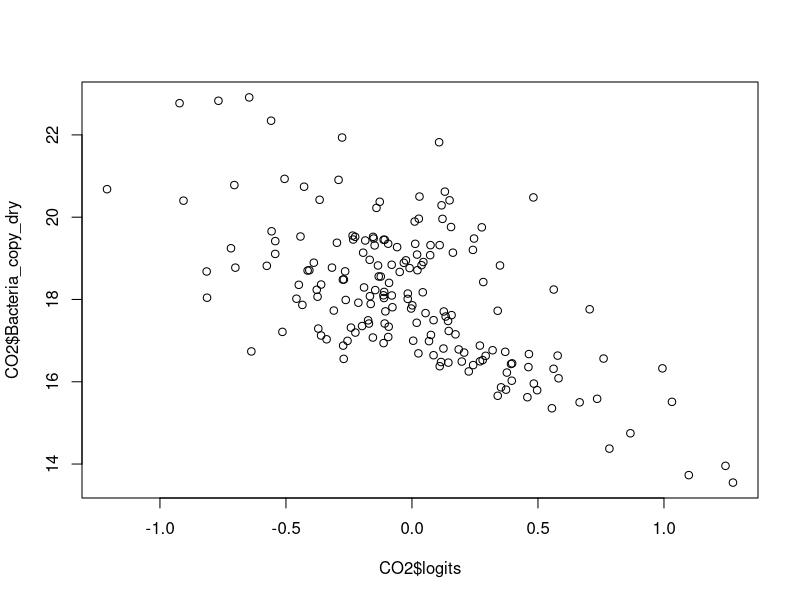
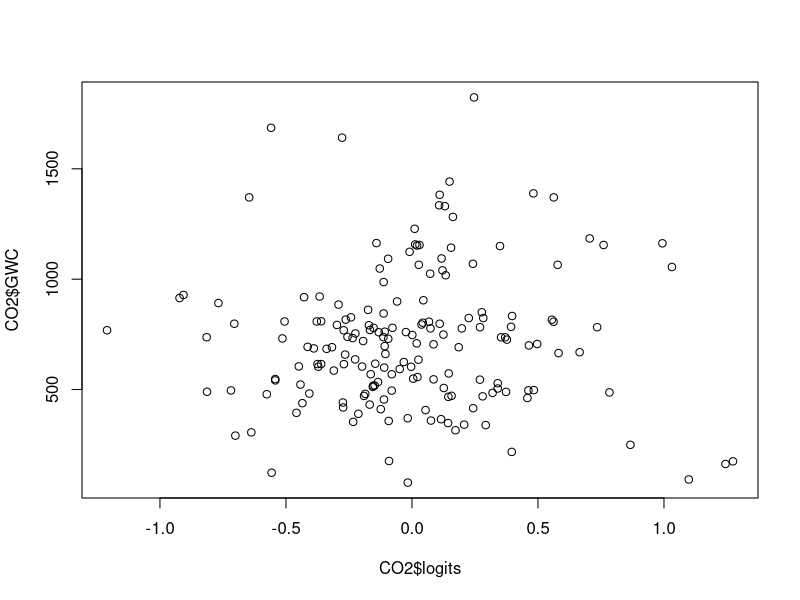
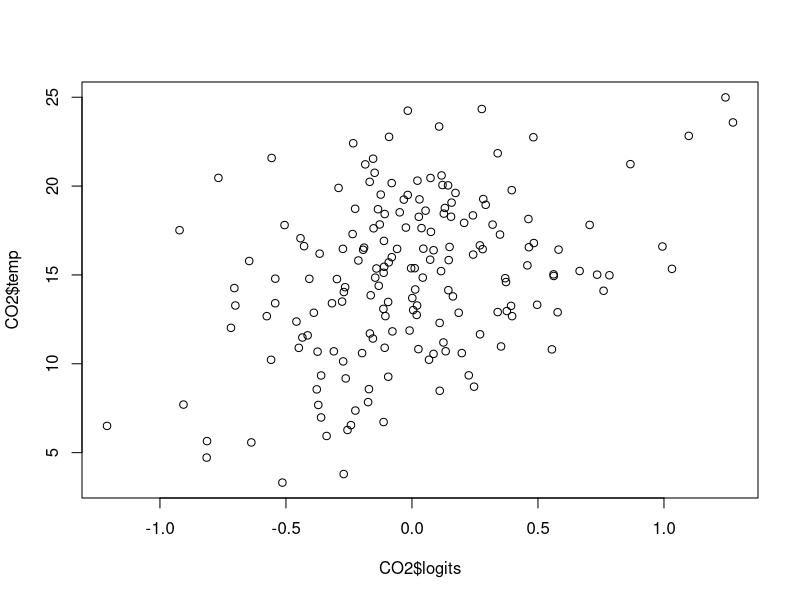
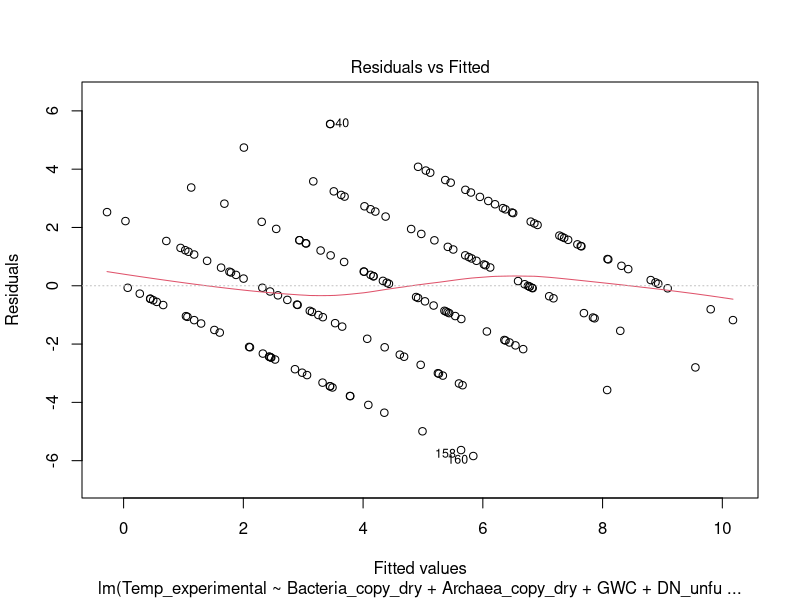
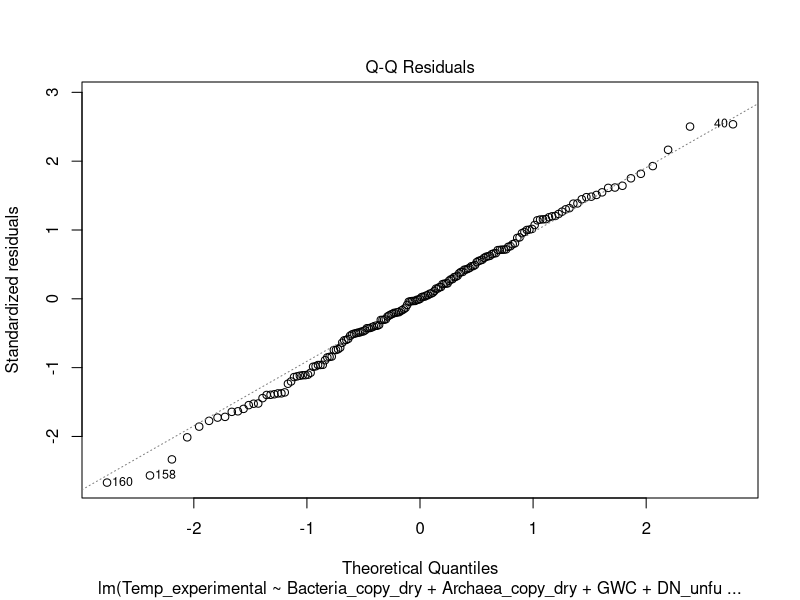
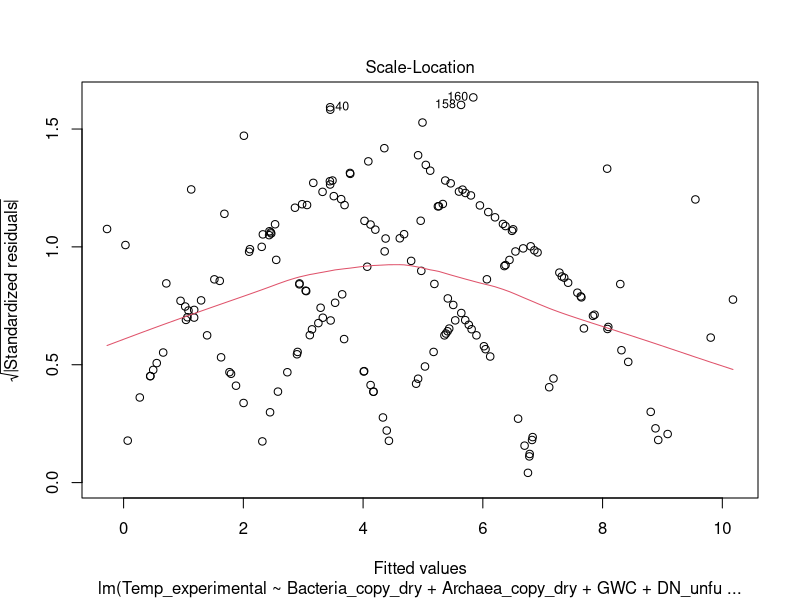
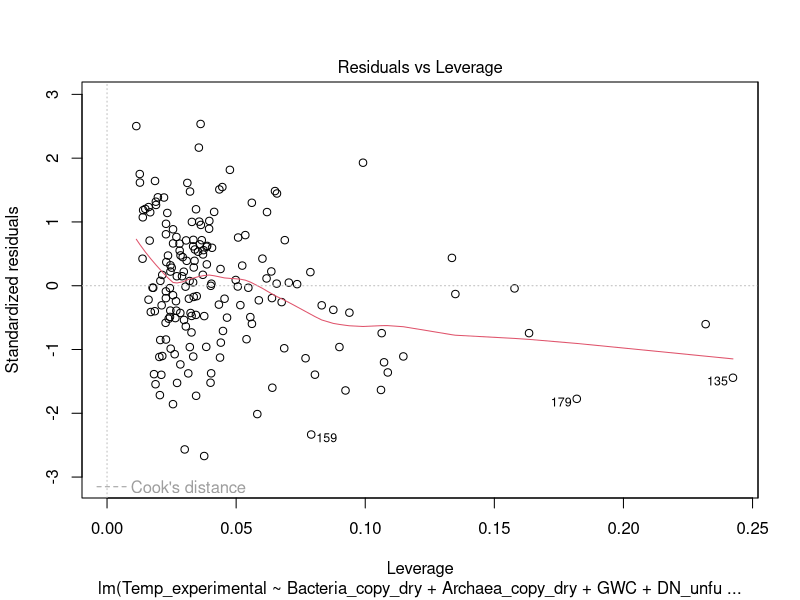

Generate these figures, in order, with R:
## ---- chunk 1
knitr::opts_chunk$set(echo = TRUE)
## ---- chunk 2
library(MASS)
library(ggplot2)
library(car)

d <- read.csv("complete_combined_spruce_data.csv")
## ---- chunk 3
d <- subset(d, Temp_experimental != "Amb")
d <- na.omit(d)
## ---- chunk 4
d$Bacteria_copy_dry <- log(d$Bacteria_copy_dry)
d$Archaea_copy_dry <- log(d$Archaea_copy_dry)

d$MBC <- log(d$MBC+1)
d$MBN <- log(d$MBN+1)
## ---- chunk 5
CO2 <- d[, c(4, 7:14)]
temp <- d[, c(3,7:14)]
## ---- chunk 6
CO2$CO2 <- NA

for (i in 1:177){
  if (CO2$CO2_treatment[i] == "E"){
    CO2$CO2[i] = 1 }
  else{
   CO2$CO2[i] = 0 
  }
}

CO2 <- CO2[, -c(1)]
## ---- chunk 7
CO2_model <- glm(CO2 ~.,family=binomial(link='logit'),data=CO2)

CO2_step_model <- stepAIC(CO2_model, direction = "backward")
summary(CO2_step_model)

final_CO2_model <- glm(formula = CO2 ~ Bacteria_copy_dry + GWC + temp, family = binomial(link = "logit"), data = CO2)
## ---- chunk 8
CO2$logits <- final_CO2_model$linear.predictors
## ---- chunk 9
plot(CO2$logits, CO2$Bacteria_copy_dry)
plot(CO2$logits, CO2$GWC)
plot(CO2$logits, CO2$temp)
## ---- chunk 10
temp_model <- lm(Temp_experimental ~., data = temp)
# Stepwise regression model
temp_step_model <- stepAIC(temp_model, direction = "backward", 
                      trace = TRUE)
summary(temp_step_model)
## ---- chunk 11
plot(lm(formula = Temp_experimental ~ Bacteria_copy_dry + Archaea_copy_dry + 
    GWC + DN_unfumigated_soil + MBN + DOC_unfumigated_soil + 
    temp, data = temp))
